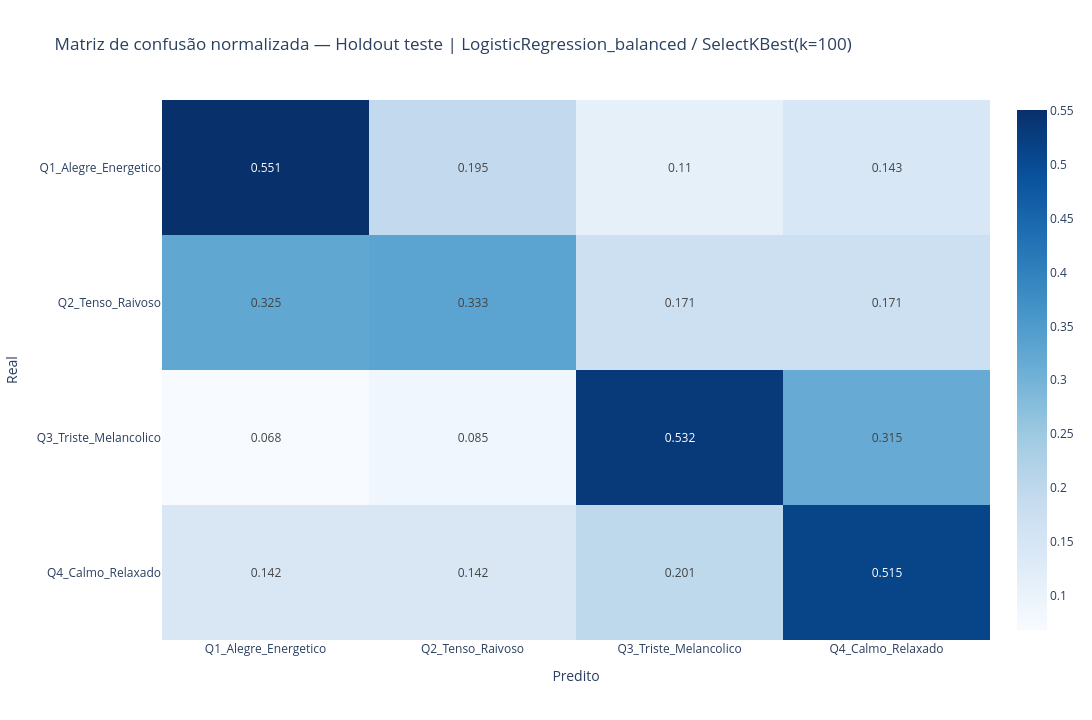

The cell this chart's notebook holds for it:
### Markdown cell above
## 6.5 Comparação com split holdout 70/20/10 por song_id

Protocolo alternativo ao `GroupKFold`: divisão única das músicas em **treino (70%) / teste (20%) / validação (10%)**, agrupadas por `song_id` para manter a restrição anti-vazamento.

A divisão é feita sobre os `song_id` únicos — nenhuma música aparece em mais de um split. Os resultados são comparados com o `GroupKFold(5)` da seção 7 para verificar consistência.

> **Critério de consistência:** |ΔMacro-F1| < 0.05 indica que o modelo é robusto ao protocolo de avaliação. Uma diferença maior pode indicar instabilidade ou viés na divisão única.

### Code cell
# =========================
# SPLIT HOLDOUT 70 / 20 / 10 POR song_id
# Divisão por músicas — mantém restrição anti-vazamento
# Protocolo alternativo ao GroupKFold(5) conforme sugerido pelo orientador
# =========================

if "X" not in dir() or "df" not in dir():
    print("[AVISO] Células da seção 6 não executadas — pulando holdout.")
else:
    from sklearn.base import clone as _sk_clone

    # ── 1. Dividir músicas ────────────────────────────────────────────────
    _all_songs = np.array(sorted(df[SONG_ID_COL].unique()))
    _rng = np.random.default_rng(RANDOM_STATE)
    _rng.shuffle(_all_songs)

    _n_total  = len(_all_songs)
    _n_train  = int(0.70 * _n_total)
    _n_test   = int(0.20 * _n_total)
    # validação = restante (~10%)

    _songs_train = set(_all_songs[:_n_train])
    _songs_test  = set(_all_songs[_n_train : _n_train + _n_test])
    _songs_val   = set(_all_songs[_n_train + _n_test :])

    _mask_tr = df[SONG_ID_COL].isin(_songs_train)
    _mask_te = df[SONG_ID_COL].isin(_songs_test)
    _mask_va = df[SONG_ID_COL].isin(_songs_val)

    _Xtr = df.loc[_mask_tr, usable_feature_cols].apply(pd.to_numeric, errors="coerce").replace([np.inf, -np.inf], np.nan)
    _Xte = df.loc[_mask_te, usable_feature_cols].apply(pd.to_numeric, errors="coerce").replace([np.inf, -np.inf], np.nan)
    _Xva = df.loc[_mask_va, usable_feature_cols].apply(pd.to_numeric, errors="coerce").replace([np.inf, -np.inf], np.nan)
    _ytr = df.loc[_mask_tr, QUADRANT_COL].astype(str)
    _yte = df.loc[_mask_te, QUADRANT_COL].astype(str)
    _yva = df.loc[_mask_va, QUADRANT_COL].astype(str)

    print(f"Split holdout por song_id  (random_state={RANDOM_STATE})")
    print(f"  Músicas — treino: {len(_songs_train):>4} ({len(_songs_train)/_n_total:.1%})  "
          f"teste: {len(_songs_test):>4} ({len(_songs_test)/_n_total:.1%})  "
          f"val: {len(_songs_val):>4} ({len(_songs_val)/_n_total:.1%})")
    print(f"  Blocos  — treino: {_Xtr.shape[0]:>6}  teste: {_Xte.shape[0]:>6}  val: {_Xva.shape[0]:>6}")
    print()

    # ── 2. Treinar todos os candidatos ────────────────────────────────────
    _holdout_rows = []
    _sel_opts = [None] + [k for k in SELECTOR_K_VALUES if k < len(usable_feature_cols)]

    for _mname, _estimator in tqdm(build_candidate_models().items(), desc="Holdout"):
        for _k in _sel_opts:
            try:
                _pipe = build_pipeline(_sk_clone(_estimator), selector_k=_k, n_features=len(usable_feature_cols))
                _pipe.fit(_Xtr, _ytr)
                for _split, _Xe, _ye, _ns in [
                    ("test",       _Xte, _yte, len(_songs_test)),
                    ("validation", _Xva, _yva, len(_songs_val)),
                ]:
                    _ypred = _pipe.predict(_Xe)
                    _m = classification_metrics(_ye, _ypred)
                    _holdout_rows.append({
                        "model":    _mname,
                        "selector": f"SelectKBest(k={_k})" if _k else "none",
                        "split":    _split,
                        "n_songs":  _ns,
                        "n_blocks": len(_ye),
                        "cv":       "holdout_70_20_10",
                        "status":   "ok",
                        **_m,
                    })
            except Exception as _exc:
                _holdout_rows.append({
                    "model": _mname,
                    "selector": f"SelectKBest(k={_k})" if _k else "none",
                    "split": "test", "status": f"error: {_exc}",
                })

    holdout_df = pd.DataFrame(_holdout_rows)
    save_table(holdout_df, "classification_holdout_70_20_10_results.csv")

    # ── 3. Melhor modelo no conjunto de teste ─────────────────────────────
    _test_ok = holdout_df[(holdout_df["split"] == "test") & (holdout_df["status"] == "ok")]
    _best_h  = _test_ok.sort_values("macro_f1", ascending=False).iloc[0]

    display(Markdown("### Melhor modelo — Holdout teste (20% das músicas)"))
    display(pd.DataFrame([{
        "Modelo":    _best_h["model"],
        "Seletor":   _best_h["selector"],
        "Macro-F1":  round(_best_h["macro_f1"], 4),
        "Bal. Acc.": round(_best_h["balanced_accuracy"], 4),
        "N. blocos": int(_best_h["n_blocks"]),
        "N. músicas": int(_best_h["n_songs"]),
    }]))

    # ── 4. Comparação GroupKFold vs Holdout ───────────────────────────────
    if "best_row" in dir():
        _kf_f1 = float(best_row.get("macro_f1_mean", float("nan")))
        _ho_f1 = float(_best_h["macro_f1"])
        _delta  = _ho_f1 - _kf_f1

        _cmp = pd.DataFrame([
            {
                "Protocolo": f"GroupKFold(5) — {best_row.get('model', '?')} / {best_row.get('selector', '?')}",
                "Macro-F1":  round(_kf_f1, 4),
                "Bal. Acc.": round(float(best_row.get("balanced_accuracy_mean", float("nan"))), 4),
                "Nota": "média de 5 folds",
            },
            {
                "Protocolo": f"Holdout teste — {_best_h['model']} / {_best_h['selector']}",
                "Macro-F1":  round(_ho_f1, 4),
                "Bal. Acc.": round(float(_best_h["balanced_accuracy"]), 4),
                "Nota": f"20% das músicas ({_best_h['n_songs']} músicas)",
            },
        ])
        save_table(_cmp, "classification_kfold_vs_holdout_comparison.csv")
        display(Markdown("### Comparação: GroupKFold(5) vs Holdout 70/20/10"))
        display(_cmp)
        print(f"  Δ Macro-F1 (holdout − kfold) = {_delta:+.4f}")

    # ── 5. Relatório por classe e matriz de confusão — conjunto de teste ──
    _best_k_val = None if _best_h["selector"] == "none" \
                  else int(re.search(r"k=(\d+)", _best_h["selector"]).group(1))
    _best_pipe_h = build_pipeline(
        build_candidate_models()[_best_h["model"]],
        selector_k=_best_k_val,
        n_features=len(usable_feature_cols),
    )
    _best_pipe_h.fit(_Xtr, _ytr)
    _ypred_te = _best_pipe_h.predict(_Xte)

    from sklearn.metrics import classification_report as _clf_report, confusion_matrix as _cm_fn

    _report_h = _clf_report(_yte, _ypred_te, labels=labels_present, output_dict=True, zero_division=0)
    _report_h_df = pd.DataFrame(_report_h).T.reset_index().rename(columns={"index": "label"})
    save_table(_report_h_df, "classification_report_holdout_test.csv")
    display(Markdown("### Relatório por quadrante — Holdout teste"))
    display(_report_h_df.round(3))

    _cm_norm = pd.DataFrame(
        _cm_fn(_yte, _ypred_te, labels=labels_present, normalize="true"),
        index=labels_present, columns=labels_present,
    ).round(3)
    save_table(_cm_norm.reset_index().rename(columns={"index": "actual"}),
               "confusion_matrix_holdout_test_normalized.csv")

    _fig_cm_h = px.imshow(
        _cm_norm, text_auto=True, aspect="auto", color_continuous_scale="Blues",
        title=f"Matriz de confusão normalizada — Holdout teste | {_best_h['model']} / {_best_h['selector']}",
    )
    _fig_cm_h.update_layout(xaxis_title="Predito", yaxis_title="Real")
    save_fig(_fig_cm_h, "confusion_matrix_holdout_test_normalized")
    print("[Holdout 70/20/10] concluído.")

### Figure 1 — Plotly figure (JSON) as saved in the notebook; plotly's stock layout.template omitted (floating-point values rounded to 4 significant figures)
{"data": [{"coloraxis": "coloraxis", "hovertemplate": "x: %{x}<br>y: %{y}<br>color: %{z}<extra></extra>", "name": "0", "texttemplate": "%{z}", "type": "heatmap", "x": ["Q1_Alegre_Energetico", "Q2_Tenso_Raivoso", "Q3_Triste_Melancolico", "Q4_Calmo_Relaxado"], "xaxis": "x", "y": ["Q1_Alegre_Energetico", "Q2_Tenso_Raivoso", "Q3_Triste_Melancolico", "Q4_Calmo_Relaxado"], "yaxis": "y", "z": [[0.551, 0.195, 0.11, 0.143], [0.325, 0.333, 0.171, 0.171], [0.068, 0.085, 0.532, 0.315], [0.142, 0.142, 0.201, 0.515]]}], "layout": {"coloraxis": {"colorscale": [[0, "rgb(247,251,255)"], [0.125, "rgb(222,235,247)"], [0.25, "rgb(198,219,239)"], [0.375, "rgb(158,202,225)"], [0.5, "rgb(107,174,214)"], [0.625, "rgb(66,146,198)"], [0.75, "rgb(33,113,181)"], [0.875, "rgb(8,81,156)"], [1, "rgb(8,48,107)"]]}, "height": 720, "title": {"text": "Matriz de confusão normalizada — Holdout teste | LogisticRegression_balanced / SelectKBest(k=100)"}, "width": 1200, "xaxis": {"anchor": "y", "domain": [0, 1], "title": {"text": "Predito"}}, "yaxis": {"anchor": "x", "autorange": "reversed", "domain": [0, 1], "title": {"text": "Real"}}}}
